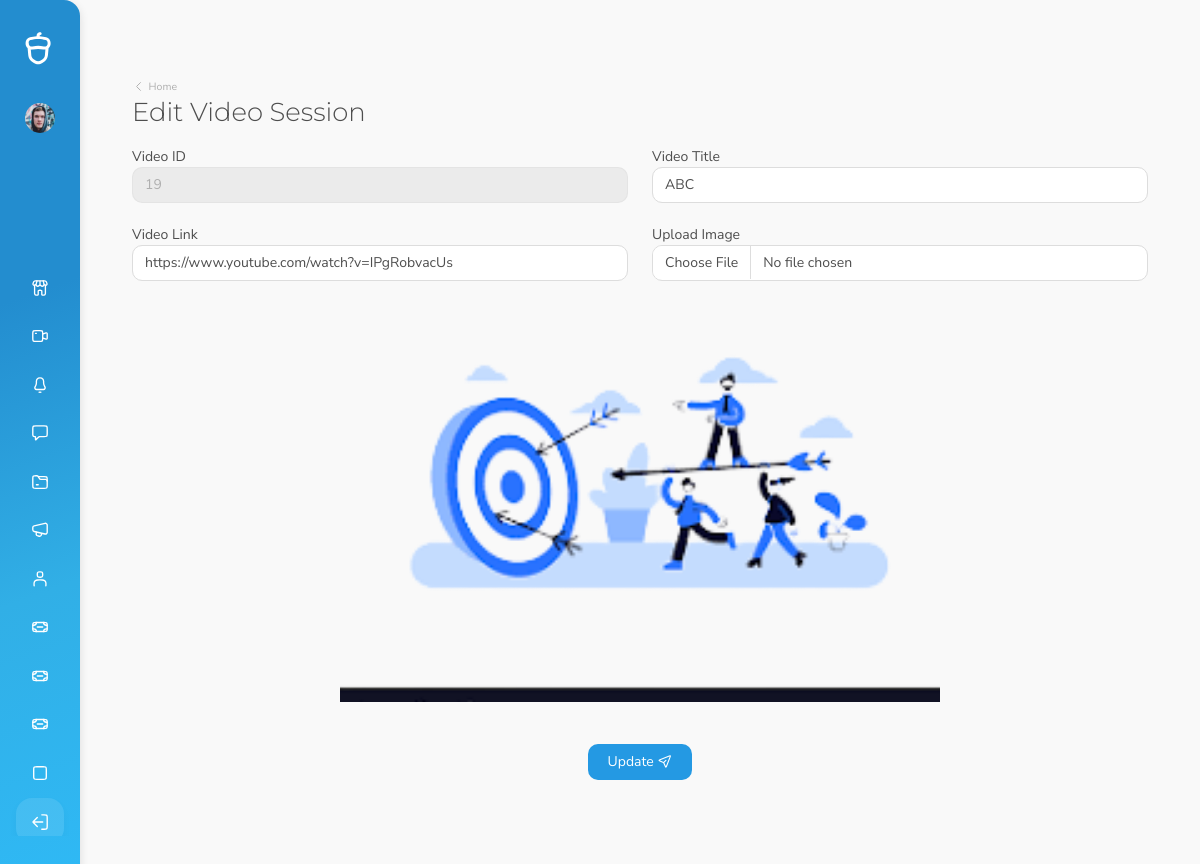
/videoedit.php?id=19, run on the app's committed database.
### tables this page shows
CREATE TABLE `youtubelinks` (
  `id` int(11) NOT NULL,
  `title` varchar(250) NOT NULL,
  `link` varchar(300) NOT NULL,
  `thumbnail` varchar(255) NOT NULL,
  `time` timestamp NOT NULL DEFAULT current_timestamp() ON UPDATE current_timestamp()
);

### videoedit.php (the view, shortened to what this page needs)
<!DOCTYPE html>
<html lang="en" data-footer="true" data-override='{"attributes": {"placement": "vertical", "layout": "boxed" }, "storagePrefix": "ecommerce-platform"}'>
  <head>
    <?php
include 'header.php';
?>
<?php include 'connection.php'; ?>
  </head>
  <body>
    <div id="root">
          <div class="mobile-buttons-container">
            <a href="#" id="mobileMenuButton" class="menu-button">
              <i data-cs-icon="menu"></i>
            </a>
          </div>
        </div>
      <main>
        <div class="container">
        <div class="page-title-container">
            <div class="row g-0">
                <div class="col-auto mb-3 mb-md-0 me-auto">
                    <div class="w-auto sw-md-30">
                        <a href="#" class="muted-link pb-1 d-inline-block breadcrumb-back">
                            <i data-cs-icon="chevron-left" data-cs-size="13"></i>
                            <span class="text-small align-middle">Home</span>
                        </a>
                        <h1 class="mb-0 pb-0 display-4" id="title">Edit Video Session</h1>
                    </div>
                </div>
            </div>
        </div>
                            <?php
$id=$_GET['id'];
                    $sql = "SELECT * FROM  youtubelinks where id=$id";
                    $result = mysqli_query($conn, $sql) or die("Query Un successfully");
                    if(mysqli_num_rows($result) > 0) {
                    ?>
                    <?php
                    while($row = mysqli_fetch_assoc($result)){
                    ?>
                                <form method="post" action="" enctype="multipart/form-data">
  <div class="row">
    <div class="col">
        <label>Video ID</label>
      <input type="text" class="form-control" name="id" readonly value="<?php  echo $row['id']?>">
    </div>
    <div class="col">
        <label>Video Title</label>
      <input type="text" class="form-control" name="title"  value="<?php  echo $row['title']?>">
    </div>
</div>
<br>
    <div class="row">
    <div class="col">
        <label>Video Link</label>
      <input type="text" class="form-control" name="link" value="<?php  echo $row['link']?>">
    </div>
    <div class="col">
        <label>Upload Image</label>
      <input type="file" class="form-control" id="file" name="file"  value="<?php  echo $row['id']?>">
    </div>
</div>
  </div>
<br>
<div class="row">
        <div class="col text-center">
            <img src="<?php echo $row['thumbnail']; ?> " width=600 height=400>
    </div>
</div>
<br>
<br>
<div class="row">
        <div class="col text-center" >
        <a href="Dashboard.html">  <button   type="submit" value="Save" name="updatevid" class="btn  btn-icon btn-icon-end btn-primary">
                            <span>
                            Update
                          </span>
                        </button>
                    </a>
    </div>
</div>
                    <?php } ?>
            <?php
            }
            ?>
      </main>
  </body>
</html>

### data on the page
youtubelinks: id "19", title "ABC", link "https://www.youtube.com/watch?v=IPgRobvacUs", thumbnail (picture)
